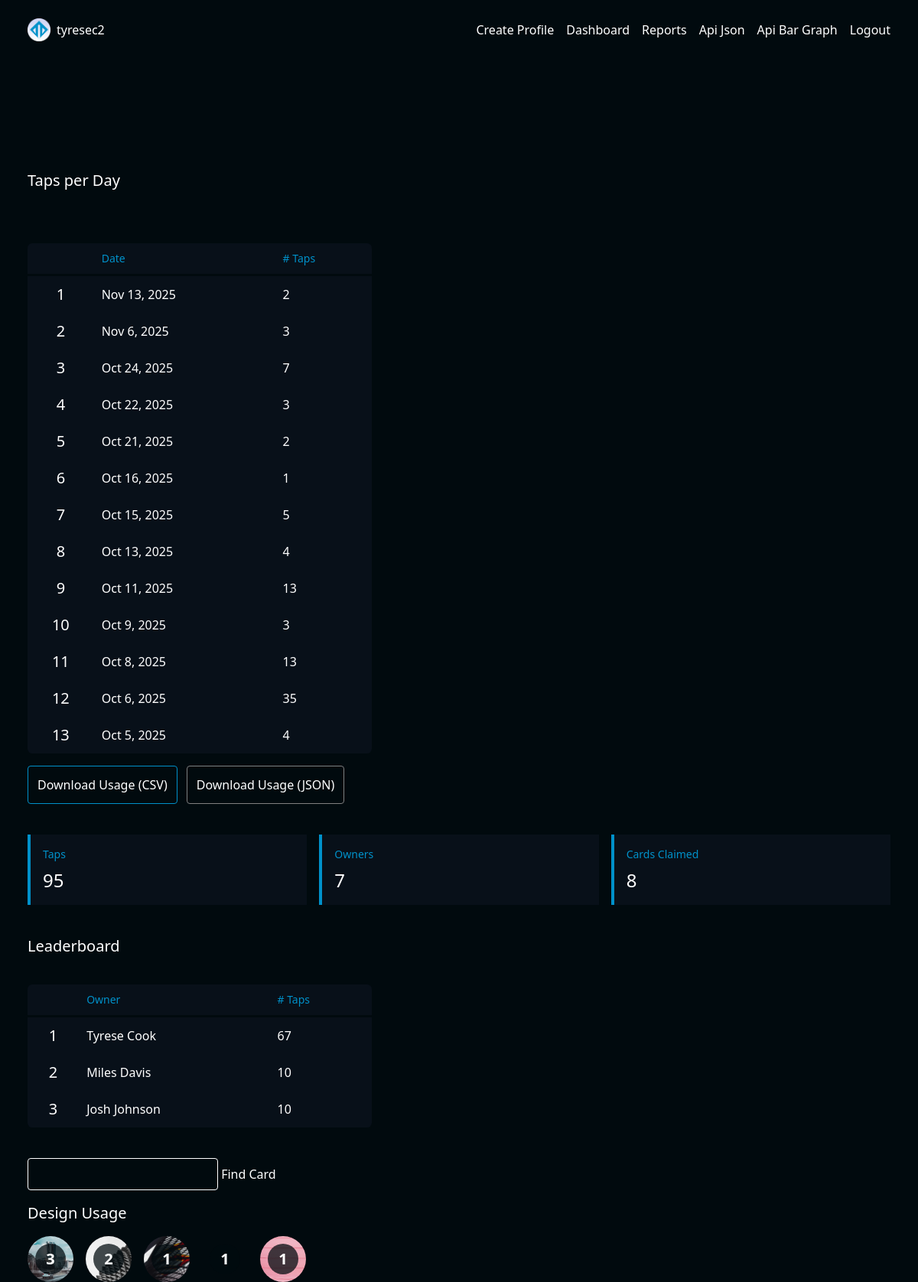
The app's page /reports/ (signed in) with its own data.
### cardManager/models.py (models this page shows)
class Owner(models.Model):
	owner_id = models.AutoField(primary_key=True)
	first_name = models.CharField(max_length=100, blank=False)
	last_name = models.CharField(max_length=100, blank=False)
	email = models.EmailField(max_length=200, blank=False, unique=True)
	pword = models.CharField(max_length=128, blank=False)
	date_created = models.DateTimeField(default=timezone.now, editable=False)
	last_login = models.DateTimeField(default=timezone.now, editable=False )
	def __str__(self):
		return f'{self.first_name} {self.last_name}'

class Design(models.Model):
	design_id = models.AutoField(primary_key=True)
	name = models.CharField(blank=False, null=False, max_length=50)
	front_design = models.ImageField(upload_to='cardDesigns/', blank=True)
	def __str__(self):
		return self.name

### cardManager/views.py (the view, shortened to what this page needs)
# urls.py: path('reports/', views.Stats.as_view(), name='stats_view'),
class Stats(LoginRequiredMixin, ListView):
	model = Usage
	template_name = 'cardManager/stats.html'
	def get_context_data(self, **kwargs):
		context = super().get_context_data(**kwargs)
		query = self.request.GET.get('query')
		card_results = None
		context['query'] = query
		context['card_results'] = card_results
		claimed_cards = Card.objects.exclude(owner=None)
		context['n_cards_claimed'] = claimed_cards.count()
		context['n_taps'] = Usage.objects.exclude(card__owner=None).count()
		context['n_users'] = Owner.objects.count()
		"""
		Card taps per owner:

		1) Start with all Usage objects.
		2) Exclude usages where the related card has no owner.
		3) Group the remaining usages by the card owner's ID.
		4) Annotate each group with a new field 'n_card_taps'
			representing the number of Usage records (taps)
			associated with that owner's cards.
		"""
		user_taps = (
			Usage.objects
			.exclude(card__owner=None)
			.values('card__owner_id')
			.annotate(n_card_taps=Count('card'))
			.order_by('-n_card_taps')[0:3]
		) # ==> <QuerySet [{'card__owner_id': 1, 'n_card_taps': 37},{..}]>
		cleaned_user_taps = [
			{
				'user': Owner.objects.get(pk=item['card__owner_id']),
				'n_card_taps': item['n_card_taps']
			}
			for item in user_taps
		] # ==> [{'user': <Owner: Tyrese Cook>, 'n_card_taps': 37}, {...}]
		context['user_taps'] = cleaned_user_taps
		"""
		uses per design

		1) Start with claimed Card objects
		2) Group the remaining cards by the card design_id
		3) Annotate each unique design with a new field 'n_uses'
			which counts the nuber of Card records
			associated with a unique design
		4) Order data by n_uses
		"""
		design_usage = (
			claimed_cards.values('design_id')
			.annotate(n_uses=Count('design'))
			.order_by('-n_uses') # ==> <QuerySet [{'design_id':1, 'n_uses': 2]>
		)
		cleaned_design_usage = [
			{
				'design':Design.objects.get(pk=item['design_id']),
				'n_uses':item['n_uses']
			}
			for item in design_usage
		] # ==> [{'design': <Design: Abstract>, 'n_uses': 2},{...}]
		context['design_usage'] = cleaned_design_usage
		usage_by_day = (
			Usage.objects
			.exclude(card__owner=None)
			.values(unique_day=TruncDay('date_used'))
			.annotate(n_taps=Count('unique_day'))
			.order_by('-unique_day')
		)
		context['usage_by_day'] = usage_by_day
		print('Stats.get_context_data() => ', context)
		return context

### cardManager/models.py (called while the page is built)
	def __str__(self):
		return f"Card {self.token}" if self.owner else f"[Unclaimed] Card {self.token}"

	def __str__(self):
		return f'{self.date_used} {self.card}'

### cardManager/templates/cardManager/stats.html (shortened to what this page needs)
{% extends 'cardManager/base.html'%}
{% load static %}
{% block content %}
<div class="flex flex-col gap-4 mb-10 text-white">
    <h2 class="text-xl">Taps per Day</h2>
        <table class="card-table mt-5">
            <thead>
                <tr>
                    <th></th>
                    <th class="text-sm">Date</th>
                    <th class="text-sm"># Taps</th>
                </tr>
            </thead>
            <tbody>
                {% for day in usage_by_day %}
                <tr>
                    <td class="text-xl">{{ forloop.counter }}</td>
                    <td>{{ day.unique_day|date:"M j, Y" }}</td>
                    <td>{{ day.n_taps }}</td>
                </tr>
                {% empty %}
                <tr>
                    <td colspan="3">No cards have been tapped yet yet</td>
                </tr>
                {% endfor %}
            </tbody>
        </table>
    <div class="flex flex-row gap-3">
        <a class="p-3 border-1 border-[var(--color-main)] rounded-sm" href="{% url 'export_usage_csv_view' %}">Download Usage (CSV)</a>
        <a class="p-3 border-1 border-[grey] rounded-sm" href="{% url 'export_usage_json_view' %}">Download Usage (JSON)</a>
    </div>
</div>
<div class="flex flex-row gap-4 mb-10 text-white cards-sm">
        <div class="flex flex-col gap-2 card">
            <h2 class="text-2xl">{{ n_taps }}</h2>
            <p class="text-sm">Taps</p>
        </div>
        <div class="flex flex-col gap-2 text-white card">
            <h2 class="text-2xl">{{ n_users }}</h2>
            <p class="text-sm">Owners</p>
        </div>
        <div class="flex flex-col gap-2 text-white card">
            <h2 class="text-2xl">{{ n_cards_claimed }}</h2>
            <p class="text-sm">Cards Claimed</p>
        </div>
</div>
<div class=" flex flex-col text-white mb-10">
    <h2 class="text-xl">Leaderboard</h2>
    <table class="card-table mt-5">
        <thead>
            <tr>
                <th></th>
                <th class="text-sm">Owner</th>
                <th class="text-sm"># Taps</th>
            </tr>
        </thead>
        <tbody>
            {% for user_tap in user_taps %}
            <tr>
                <td class="text-xl">{{ forloop.counter }}</td>
                <td>{{ user_tap.user }}</td>
                <td>{{ user_tap.n_card_taps }}</td>
            </tr>
            {% empty %}
            <tr>
                <td colspan="3">No users yet</td>
            </tr>
            {% endfor %}
        </tbody>
    </table>
</div>
<div class="mb-4 flex flex-row position-relative">
    <form method="get">
        {% if query %}
        <input type="text" class="border-1 border-white rounded p-2" name="query" value="{{ query }}">
        {% else %}
        <input type="text" class="border-1 border-white rounded p-2" name="query">
        {% endif %}
        <input type="submit" value="Find Card" class="position-absolute">
    </form>
</div>
		<div class=" flex flex-col text-white">
			<h2 class="text-xl">Design Usage</h2>
            <div class="flex gap-4 flex-wrap cards mt-4">
                {% for design_dict in design_usage %}
                <div class="flex flex-col justify-center items-center rounded-full w-15 h-15 p-2 relative" style="background:url('{{ design_dict.design.front_design.url }}');background-size:cover">
                    <p class="bg-[var(--color-bkg-transparent)] w-10 h-10 flex rounded-full justify-center items-center text-xl font-bold absolute">{{ design_dict.n_uses }}</p>
                </div>
                {% empty %}
                <div>
                    <p> No designs yet
                </div>
                {% endfor %}
            </div>
		</div>
{% endblock %}

### cardManager/templates/cardManager/base.html (shortened to what this page needs)
{% load static %}
{% now "U" as tz %}
<!DOCTYPE html>
<html lang="en">
<head>
	<link rel="stylesheet" href="https://cdn.jsdelivr.net/npm/@fortawesome/fontawesome-free@6.6.0/css/fontawesome.min.css">
	<link rel="stylesheet" href="{% static "css/base.css" %}?v={{ tz }}">
	<link rel="stylesheet" href="{% static "css/cards.css" %}?v={{ tz }}">
	<link rel="stylesheet" href="{% static "css/forms.css" %}?v={{ tz }}">
	<script src="https://cdn.jsdelivr.net/npm/@tailwindcss/browser@4"></script>
</head>
<body class="min-h-[100vh] bkg-gradient text-white">
	<nav class="w-[100vw] py-6 px-9 flex justify-between items-center">
		<div class="flex gap-2 items-center" name="icon-and-navbar-header">
			<img src="{% static 'imgs/logo.png' %}" alt="" class="w-[30px] h-[30px] rounded">
			{% if request.user.is_authenticated %}
				<a href="{% url 'dashboard_view' %}" class="text-white">
					<span>{{ request.user }}</span>
				</a>
			{% else %}
				<a href="{% url 'homepage_view' %}" class="text-white">
					<span>TC Digital</span>
				</a>
			{% endif %}
		</div>
		<div class="flex gap-4" name="navbar-links">
			{% if request.user.is_authenticated %}
	            {% if user.profile %}
	           		<a href="{{ user.profile.get_absolute_url }}">
	            		View my Profile
	            	</a>
	            	<a href="{{ user.profile.get_update_url }}">
	            		Edit Profile
	            	</a>
	            {% else %}
	            	<a href="{% url 'profile_create_view' %}">Create Profile</a>
	            {% endif %}
		        <a href="{% url 'dashboard_view' %}">Dashboard</a>
		        <a href="{% url 'stats_view' %}">Reports</a>
		        <a href="{% url 'api_daily_usage_view' %}">Api Json</a>
		        <a href="{% url 'daily_usage_graph_png_view' %}">Api Bar Graph</a>
		        <form action="{% url 'logout_view' %}" method="post">
		        	<input type="submit" value="Logout"/>
		        </form>
	        {% else %}
	        	<a href="{% url 'login_view' %}">Login</a>
	        	<a href="{% url 'signup_view' %}">Create Account</a>
	        {% endif %}
	    </div>
	</nav>
	<div class="w-full py-18 px-6">
	</div>
	<div class="@container px-9">
		{% block content %}
		{% endblock %}
	</div>
</body>
</html>

### static/css/base.css (style rules this page uses)
:root { --color-main:#0091CA; --color-main-dark:#010a0e; --color-secondary:; --color-secondary-dark:; --color-input-bkg:#081b2b66; --color-danger:red; --color-input-border:#1f719340; --color-contrast-container:#151c3057; --color-bkg:#010a0e; --color-bkg-transparent:#010a0ebb; }
.bkg-gradient { background:var(--color-bkg); }

### static/css/cards.css (style rules this page uses)
.card-circle, table.card-table, .cards-sm .card.flex-col { background-color: var(--color-contrast-container); }

### static/css/forms.css (style rules this page uses)
input::placeholder { color: grey; font-style: italic; }

### records on screen
Owner: user "Tyrese Cook", n_card_taps "67"
Owner: user "Miles Davis", n_card_taps "10"
Owner: user "Josh Johnson", n_card_taps "10"
Design: design.front_design (picture), n_uses "3"
Design: design.front_design (picture), n_uses "2"
Design: design.front_design (picture), n_uses "1"
Design: n_uses "1"
Design: design.front_design (picture), n_uses "1"

### other values on screen
{{ request.user }} "tyresec2"
{{ day.unique_day|date:"M j, Y" }} "Nov 13, 2025" "Nov 6, 2025" "Oct 24, 2025" "Oct 22, 2025" "Oct 21, 2025" "Oct 16, 2025" "Oct 15, 2025" "Oct 13, 2025" "Oct 11, 2025" "Oct 9, 2025" "Oct 8, 2025" "Oct 6, 2025" "Oct 5, 2025"
{{ day.n_taps }} "2" "3" "7" "3" "2" "1" "5" "4" "13" "3" "13" "35" "4"
{{ n_taps }} "95"
{{ n_users }} "7"
{{ n_cards_claimed }} "8"
